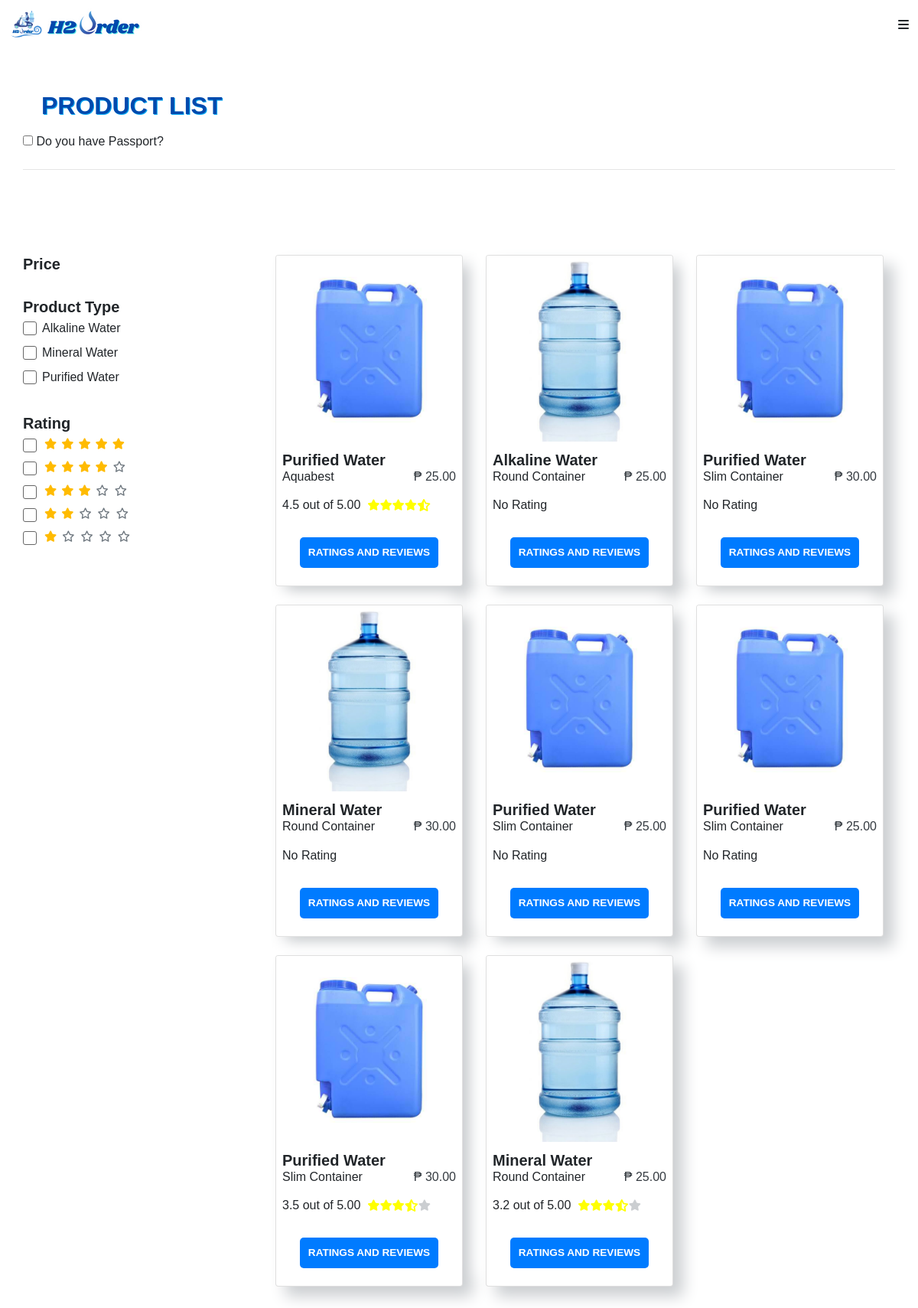
Screenshot of /customer/filter_product.php (signed in) with the database file from the repository.
### tables this page shows
CREATE TABLE `product` (
  `product_id` int(11) NOT NULL,
  `merchant_id` int(11) NOT NULL,
  `product_name` varchar(255) NOT NULL,
  `product_type` varchar(255) NOT NULL,
  `volume` varchar(255) NOT NULL,
  `price` int(11) NOT NULL,
  `image` varchar(255) NOT NULL,
  `description` varchar(255) NOT NULL
);

### customer/filter_product.php (the view, shortened to what this page needs)
<?php
require '../connection.php';
?>
<!DOCTYPE html>
<html>
    <head>
    <link rel="stylesheet" href="https://cdn.jsdelivr.net/npm/bootstrap@4.0.0/dist/css/bootstrap.min.css">
    </head>
    <body   >
      <?php include 'navbar.php' ?>
      <div class="wrapper">
    <div class="d-md-flex align-items-md-center">
              <p class="text-center h2 fw-bold mb-3 mx-1 mx-md-4 mt-4"
      style="color:#004aad;text-shadow: 1px 1px #03a9f4;font-weight: 600">PRODUCT LIST
      </p>
    </div>
<label for="chkPassport">
    <input type="checkbox" id="chkPassport" onclick="ShowHideDiv(this)" />
    Do you have Passport?
</label>
<hr />
    <div class="d-sm-flex align-items-sm-center pt-2 clear">
    </div>
    <div class="filters"> <button class="btn btn-success" type="button" data-toggle="collapse" data-target="#mobile-filter" aria-expanded="true" aria-controls="mobile-filter">Filter<span class="px-1 fas fa-filter"></span></button> </div>
    <div class="content py-md-0 py-3">
        <section id="sidebar">
            <div class="py-3">
                <h5 class="font-weight-bold">Price</h5>
            </div>
            <div class="py-3">
                 <h5 class="font-weight-bold">Product Type</h5>
             <?php
                $sql="SELECT DISTINCT product_type FROM product ORDER BY product_type";
                $result= $conn->query($sql);
                while ($row=$result->fetch_assoc() ) {
             ?>
                <form class="brand">
                    <div class="form-inline d-flex align-items-center py-1">
                        <label class="tick">
                            <?=  $row['product_type'];?>
                            <span class="check"></span>
                         </label>
                     </div>
                </form>
                <?php
                    }
                 ?>
            </div>
            <div class="py-3">
                <h5 class="font-weight-bold">Rating</h5>
                <form class="rating">
                    <div class="form-inline d-flex align-items-center py-2">
                       <label class="tick">
                            <span class="fas fa-star"></span>
                            <span class="fas fa-star"></span>
                            <span class="fas fa-star"></span>
                            <span class="fas fa-star"></span>
                            <span class="fas fa-star"></span>
                            <span class="check"></span>
                      </label>
                    </div>
                    <div class="form-inline d-flex align-items-center py-2">
                        <label class="tick">
                            <span class="fas fa-star"></span>
                            <span class="fas fa-star"></span>
                            <span class="fas fa-star"></span>
                            <span class="fas fa-star"></span>
                            <span class="far fa-star px-1 text-muted"></span>
                            <span class="check"></span>
                        </label>
                    </div>
                    <div class="form-inline d-flex align-items-center py-2">
                        <label class="tick">
                            <span class="fas fa-star"></span>
                            <span class="fas fa-star"></span>
                            <span class="fas fa-star"></span>
                            <span class="far fa-star px-1 text-muted"></span>
                            <span class="far fa-star px-1 text-muted"></span>
                            <span class="check"></span>
                        </label>
                    </div>
                    <div class="form-inline d-flex align-items-center py-2">
                        <label class="tick">
                            <span class="fas fa-star"></span>
                            <span class="fas fa-star"></span>
                            <span class="far fa-star px-1 text-muted"></span>
                            <span class="far fa-star px-1 text-muted"></span>
                            <span class="far fa-star px-1 text-muted"></span>
                            <span class="check"></span>
                        </label>
                    </div>
                    <div class="form-inline d-flex align-items-center py-2">
                        <label class="tick">
                            <span class="fas fa-star"></span>
                            <span class="far fa-star px-1 text-muted"></span>
                            <span class="far fa-star px-1 text-muted"></span>
                            <span class="far fa-star px-1 text-muted"></span>
                            <span class="far fa-star px-1 text-muted"></span>
                            <span class="check"></span>
                        </label> </div>
                </form>
            </div>
        </section>
        <section id="products">
            <div class="container py-3">
                <div class="row" id="result">
                     <?php
                           $query = $conn->query("SELECT * FROM product ") or die(mysqli_error());
                                  while($fetch = $query->fetch_array()){
                                      $std_num= 0;
                                      $counter =0;
                                    $productId = $fetch['product_id'];
                                    $query2 = $conn->query("SELECT product_rating.rating
                                    FROM product_rating WHERE product_rating.product_id = $productId");
                                    while($fetch2 = $query2->fetch_array()){
                                      $std_num += $fetch2['rating'];
                                      $counter++;
                                    }
                                    if($std_num > 0) {
                                      $average = $std_num / $counter;
                                    }
                                    else {
                                      $average = 0;
                                    }
                          ?>
                    <div class="col-lg-4 col-md-6 col-sm-10 offset-md-0 offset-sm-1">
                        <div class="card">
                            <img class="card-img-top" src="../photo/<?php echo $fetch['image']?>"
                                 onclick="window.location='product_view.php?product_id=<?php echo $fetch['product_id']?>'">
                            <div class="card-body">
                                <h5 class="font-weight-bold pt-1"><?php echo $fetch['product_type']?></h5>
                                  <div class="d-flex justify-content-between mb-3">
                                      <h6 class="mb-0"><?php echo $fetch['product_name']?></h6>
                                      <h6 class="text-dark mb-0">&#8369; <?php echo $fetch['price']?>.00</h6>
                                    </div>
                                <div class="d-flex align-items-center product">
                                      <?php if($average==0) {
                echo 'No Rating';
              } else{
                echo round($average,2);
                echo ' out of 5.00 &nbsp';
                      if($average == 5){
                        echo '<i class="fa fa-star" style="color:yellow;"></i>';
                        echo '<i class="fa fa-star" style="color:yellow;"></i>';
                        echo '<i class="fa fa-star" style="color:yellow;"></i>';
                        echo '<i class="fa fa-star" style="color:yellow;"></i>';
                        echo '<i class="fa fa-star" style="color:yellow;"></i>';
                      }else if($average <5  && $average >4 ){
                        echo '<i class="fa fa-star" style="color:yellow;"></i>';
                        echo '<i class="fa fa-star" style="color:yellow;"></i>';
                        echo '<i class="fa fa-star" style="color:yellow;"></i>';
                        echo '<i class="fa fa-star" style="color:yellow;"></i>';
                        echo '<i class="fa fa-star-half-alt" style="color:yellow;"></i>';
                      }else if($average == 4 ){
                        echo '<i class="fa fa-star" style="color:yellow;"></i>';
                        echo '<i class="fa fa-star" style="color:yellow;"></i>';
                        echo '<i class="fa fa-star" style="color:yellow;"></i>';
                        echo '<i class="fa fa-star" style="color:yellow;"></i>';
                        echo '<i class="fa fa-star" style="color:#cbced1;"></i>';
                      }else if($average <4  && $average >3 ){
                        echo '<i class="fa fa-star" style="color:yellow;"></i>';
                        echo '<i class="fa fa-star" style="color:yellow;"></i>';
                        echo '<i class="fa fa-star" style="color:yellow;"></i>';
                        echo '<i class="fa fa-star-half-alt" style="color:yellow;"></i>';
                        echo '<i class="fa fa-star" style="color:#cbced1;"></i>';
                      }else if($average == 3 ){
                        echo '<i class="fa fa-star" style="color:yellow;"></i>';
                        echo '<i class="fa fa-star" style="color:yellow;"></i>';
                        echo '<i class="fa fa-star" style="color:yellow;"></i>';
                        echo '<i class="fa fa-star" style="color:#cbced1;"></i>';
                        echo '<i class="fa fa-star" style="color:#cbced1;"></i>';
                      }else if($average <3  && $average >2 ){
                        echo '<i class="fa fa-star" style="color:yellow;"></i>';
                        echo '<i class="fa fa-star" style="color:yellow;"></i>';
                        echo '<i class="fa fa-star-half-alt" style="color:yellow;"></i>';
                        echo '<i class="fa fa-star" style="color:#cbced1;"></i>';
                        echo '<i class="fa fa-star" style="color:#cbced1;"></i>';
                      }else if($average == 2 ){
                        echo '<i class="fa fa-star" style="color:yellow;"></i>';
                        echo '<i class="fa fa-star" style="color:yellow;"></i>';
                        echo '<i class="fa fa-star" style="color:#cbced1;"></i>';
                        echo '<i class="fa fa-star" style="color:#cbced1;"></i>';
                        echo '<i class="fa fa-star" style="color:#cbced1;"></i>';
                      }else if($average <2  && $average >1 ){
                        echo '<i class="fa fa-star" style="color:yellow;"></i>';
                        echo '<i class="fa fa-star-half-alt" style="color:yellow;"></i>';
                        echo '<i class="fa fa-star" style="color:#cbced1;"></i>';
                        echo '<i class="fa fa-star" style="color:#cbced1;"></i>';
                        echo '<i class="fa fa-star" style="color:#cbced1;"></i>';
                      }else if($average == 1 ){
                        echo '<i class="fa fa-star" style="color:yellow;"></i>';
                        echo '<i class="fa fa-star" style="color:#cbced1;"></i>';
                        echo '<i class="fa fa-star" style="color:#cbced1;"></i>';
                        echo '<i class="fa fa-star" style="color:#cbced1;"></i>';
                        echo '<i class="fa fa-star" style="color:#cbced1;"></i>';
                      }
                } ?>
                                </div>
                                    <a onclick="window.location='review.php?product_id=<?php echo $fetch['product_id']?>'"
                                      style="width:80%; margin-top: 30px;color:white"
                                      class="btn btn-primary">Ratings and Reviews</a>
                            </div>
                        </div><br>
                    </div>
                   <?php
                       }
                    ?>
                </div>
            </div>
        </section>
    </div>
</div>
    </body>
</html>

### customer/navbar.php (style rules this page uses)
:root { --transition: all 0.7s ease; --yellow: #f9d342; --dark: #292826; }
* { box-sizing: border-box; padding: 0; margin: 0; font-family: "Poppins", sans-serif; }
html { scroll-behavior: smooth; }
.btn { font-size: 16px; text-transform: uppercase; font-weight: 600; border: none; border-radius: 5px; padding: 10px; width: 140px; display: block; margin: 15px auto; cursor: pointer; transition: var(--transition); }

### customer/filter_product.php (style rules this page uses)
.wrapper { padding: 30px; max-width: 1200px; margin: auto }
.btn { color: #666; font-size: 0.85rem }
label { cursor: pointer }
.tick { display: block; position: relative; padding-left: 23px; cursor: pointer; font-size: 0.8rem; margin: 0 }
.check { position: absolute; top: 1px; left: 0; height: 18px; width: 18px; background-color: #0d6edf; border: 1px solid #ddd; border-radius: 3px }
.check:after { content: ""; position: absolute; display: none }
.tick .check:after { left: 6px; top: 2px; width: 5px; height: 10px; border: solid white; border-width: 0 3px 3px 0; transform: rotate(45deg) scale(2) }
#sidebar { width: 25%; float: left }
.brand .check { background-color: #fff; top: 3px; border: 1px solid #666 }
.brand .tick { font-size: 1rem; padding-left: 25px }
.rating .check { background-color: #fff; border: 1px solid #666; top: 0 }
.rating .tick { font-size: 0.9rem; padding-left: 25px }
.rating .fas.fa-star { color: #ffbb00; padding: 0px 3px }
#products { width: 75%; padding-left: 30px; margin: 0; float: right }
.card { box-shadow: 13px 13px 20px #cbced1, -13px -13px 20px #fff; }
.card-body { padding: 0.5rem }
div.h5, h5 { margin: 0 }
.product .fa-star { font-size: 0.9rem }
.clear { clear: both }

### rows the page displays
product: image (picture), product_type "Purified Water", product_name "Aquabest", price "25", average "4.5"
product: image (picture), product_type "Alkaline Water", product_name "Round Container", price "25", shows "No Rating"
product: image (picture), product_type "Purified Water", product_name "Slim Container", price "30", shows "No Rating"
product: image (picture), product_type "Mineral Water", product_name "Round Container", price "30", shows "No Rating"
product: image (picture), product_type "Purified Water", product_name "Slim Container", price "25", shows "No Rating"
product: image (picture), product_type "Purified Water", product_name "Slim Container", price "25", shows "No Rating"
product: image (picture), product_type "Purified Water", product_name "Slim Container", price "30", average "3.5"
product: image (picture), product_type "Mineral Water", product_name "Round Container", price "25", average "3.2", $fetch['product_id'] 8 (drawn)

### other values shown
$row['product_type'] "Alkaline Water"
$row['product_type'] "Mineral Water"
$row['product_type'] "Purified Water"
